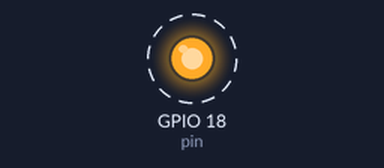
Recording of a program running on a simulated Raspberry Pi (BCM pin numbers). On the bench: output pins drawn as LEDs (lit = HIGH). Dashed ring = blinking.

Above: at 0.5 s.
Timing chart, 0 to 4.6 s (numbered marks = the images above):
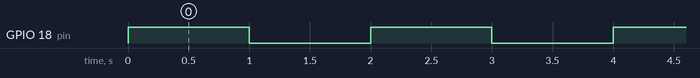

The program:

SingleLED.py
```python
import RPi.GPIO as GPIO
from time import *

GPIO.setmode(GPIO.BCM)

pin=18

GPIO.setup(pin,GPIO.OUT)

try:
    while True:
        GPIO.output(pin, GPIO.HIGH)
        sleep(1)
        GPIO.output(pin, GPIO.LOW)
        sleep(1)
except KeyboardInterrupt:
    GPIO.cleanup()
 
```

Measured:
- by itself, GPIO 18 (pin): alternates HIGH for 1.0 s and LOW for 1.0 s
